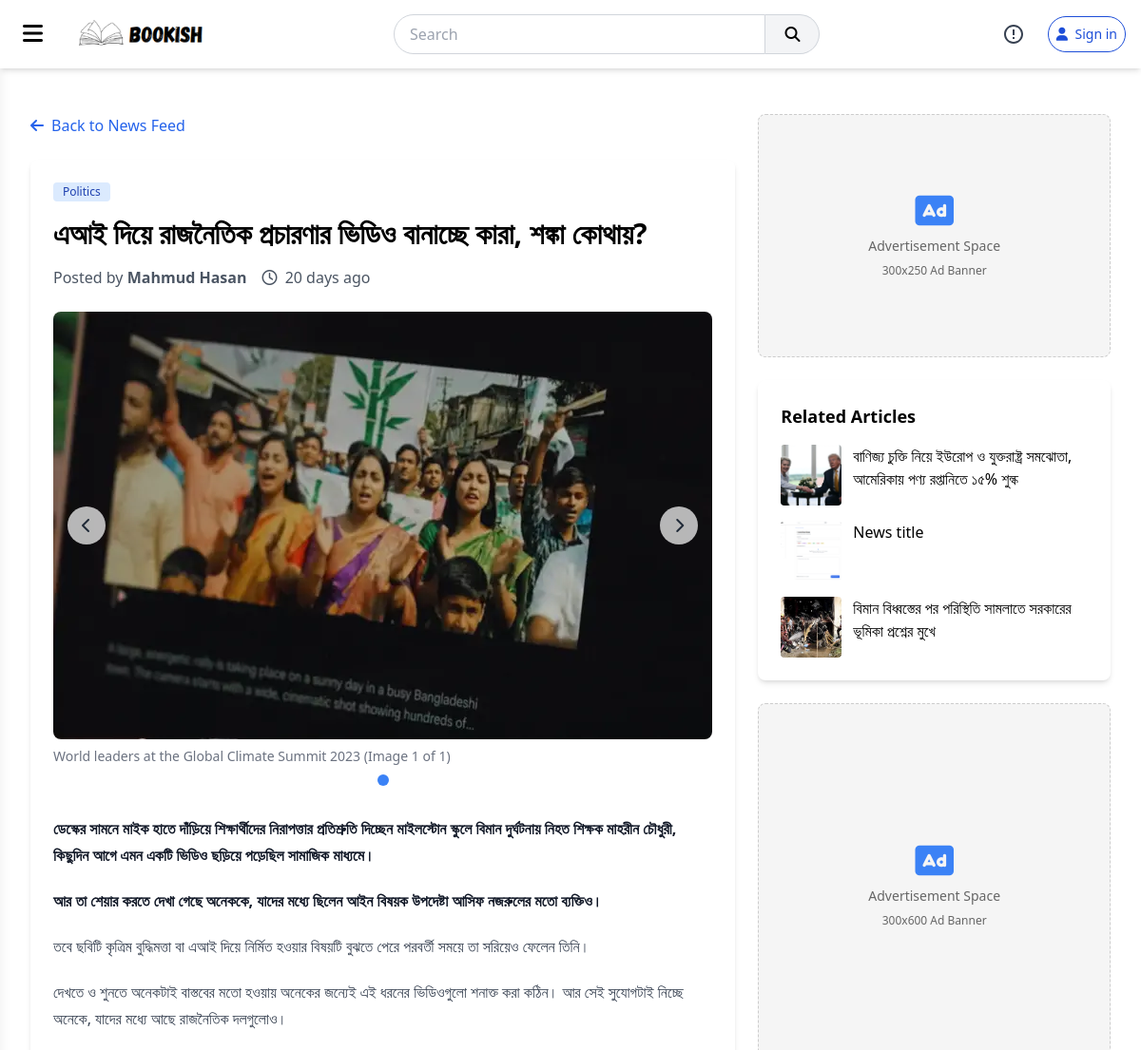
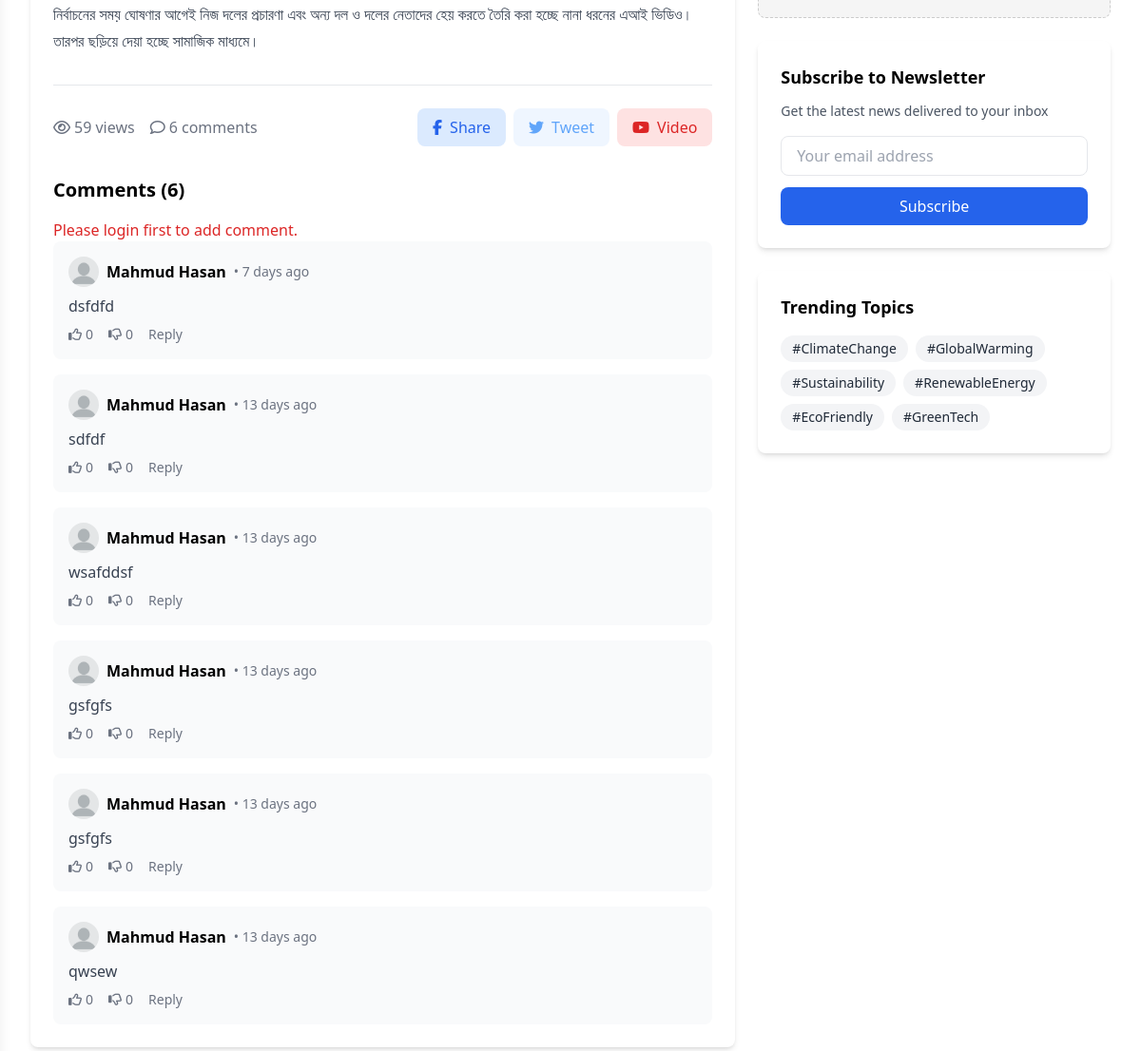
Screenshot of /news/details/news-3 with the database file from the repository (2 pictures, top to bottom).
### main/models.py (models this page shows, shortened)
class News(models.Model):
    title = models.CharField(max_length=255)
    slug = AutoSlugField(populate_from='title', unique=True)
    description = models.TextField()
    content = CKEditor5Field(config_name="extends")
    author = models.ForeignKey(User, on_delete=models.CASCADE, related_name='news')
    category = models.ForeignKey(NewsCategory, on_delete=models.CASCADE, related_name='news', blank=True, null=True)
    published_date = models.DateTimeField(auto_now_add=True)
    updated_date = models.DateTimeField(auto_now=True)
    likes = models.ManyToManyField(User, related_name='liked_news', blank=True)
    dislikes = models.ManyToManyField(User, related_name='disliked_news', blank=True)
    views = models.PositiveIntegerField(default=0)
    publish = models.BooleanField(default=False)

class NewsCategory(models.Model):
    name = models.CharField(max_length=50)
    slug = AutoSlugField(populate_from="name", unique=True)
    def __str__(self):
        return self.name

class NewsImage(models.Model):
    news = models.ForeignKey(News, on_delete=models.CASCADE, related_name="images")
    image = models.ImageField(upload_to='news_images/')

class Comment(models.Model):
    book = models.ForeignKey(Book, on_delete=models.SET_NULL, related_name='comments', blank=True, null=True)
    news = models.ForeignKey(News, on_delete=models.SET_NULL, related_name='comments', blank=True, null=True)
    travel_story = models.ForeignKey(TravelStory, on_delete=models.SET_NULL, related_name='comments', blank=True, null=True)
    user = models.ForeignKey(User, on_delete=models.CASCADE)
    content = models.TextField()
    likes = models.ManyToManyField(User, related_name="liked_comment", blank=True)
    dislikes = models.ManyToManyField(User, related_name="disliked_comment", blank=True)
    created_at = models.DateTimeField(auto_now_add=True)
    updated_at = models.DateTimeField(auto_now=True)
    parent = models.ForeignKey('self', on_delete=models.CASCADE, null=True, blank=True, related_name='replies')

### accounts/models.py (models this page shows, shortened)
class UserProfile(models.Model):
    user = models.OneToOneField(User, on_delete=models.CASCADE)
    full_name = models.CharField(max_length=100, blank=True, null=True)
    bio = models.TextField(blank=True, null=True)
    profile_picture = models.ImageField(upload_to='profile_pics/', default='profile_pics/default.png')
    created_at = models.DateTimeField(auto_now_add=True)
    updated_at = models.DateTimeField(auto_now=True)

### news/views.py (the view)
# urls.py: path('details/<str:slug>', views.news_details, name="news_details"),
def news_details(request, slug):
    news = News.objects.select_related('author__userprofile').prefetch_related(
        'images'
    ).get(slug=slug)
    user = request.user if request.user.is_authenticated else None
    if user:
        log_news_view(news=news, user=user)
    else:
        log_news_view(news=news)
    news.views = news.news_views.count()
    news.save()
    comments = Comment.objects.filter(news=news).select_related(
        'news__author__userprofile'
        ).annotate(
            likes_count=Count('likes'),
            dislikes_count=Count('dislikes')
        ).order_by('-created_at')
    related_news = News.objects.order_by('?').prefetch_related(
            'images'
        ).exclude(id__in=[news.id])[:3]
    return render(request, 'news/news_details.html', {'news': news, 'comments': comments, 'related_news': related_news})

### templates/news/news_details.html (shortened to what this page needs)
{% extends 'base.html' %}
{% load static %}
{% load custom_filters %}
{% block content %}
    <div class="container mx-auto px-4 py-8 max-w-7xl">
        <div class="flex flex-col lg:flex-row gap-6">
            <div class="w-full lg:w-2/3">
                <a href="{% url 'news:news_feed' %}" class="flex items-center text-blue-600 hover:text-blue-800 mb-6">
                    <i class="fas fa-arrow-left mr-2"></i> Back to News Feed
                </a>
                <article class="bg-white rounded-lg shadow-md overflow-hidden">
                    <div class="p-6">
                        <header class="mb-6">
                            <div class="flex items-center mb-4">
                                <span class="bg-blue-100 text-blue-800 text-xs font-medium px-2.5 py-0.5 rounded">{{news.category}}</span>
                            </div>
                            <h1 class="text-3xl font-bold mb-4">{{news.title}}</h1>
                            <div class="flex items-center text-gray-600">
                                <span class="mr-4">Posted by <span class="font-semibold">{{news.author.userprofile.full_name}}</span></span>
                                <span><i class="far fa-clock mr-1"></i> {{news.published_date|time_since}}</span>
                            </div>
                        </header>
                        <div class="mb-8 gallery-container">
                            <div class="relative overflow-hidden rounded-lg" style="height: 450px;">
                                {% for image in news.images.all %}
                                <img src="{{image.image.url}}"
                                     alt=""
                                     class="gallery-image {% if forloop.first %}active{% else %}hidden{% endif %} w-full h-full object-cover">
                                {% endfor %}
                                <button class="gallery-nav-btn prev-btn" onclick="prevImage()">
                                    <i class="fas fa-chevron-left text-gray-800"></i>
                                </button>
                                <button class="gallery-nav-btn next-btn" onclick="nextImage()">
                                    <i class="fas fa-chevron-right text-gray-800"></i>
                                </button>
                            </div>
                            <p class="text-sm text-gray-500 mt-2">
                                World leaders at the Global Climate Summit 2023 (Image <span id="current-image-number">1</span> of {{news.images.count}})
                            </p>
                            <div class="gallery-indicators">
                                {% for image in news.images.all %}
                                <div class="indicator {% if forloop.first %}active{% endif %}" data-index="{{forloop.counter0}}" onclick="goToImage({{forloop.counter0}})"></div>
                                {% endfor %}
                            </div>
                        </div>
                        <div class="prose max-w-none mb-8">
                            {{news.content|safe}}
                        </div>
                        <footer class="border-t border-gray-200 pt-6">
                            <div class="flex justify-between items-center mb-6">
                                <div class="flex space-x-4 text-gray-500">
                                    <span class="flex items-center">
                                        <i class="far fa-eye mr-1"></i> {{news.views}} views
                                    </span>
                                    <span class="flex items-center">
                                        <i class="far fa-comment mr-1"></i> {{news.comments.count}} comments
                                    </span>
                                </div>
                                <div class="flex space-x-2">
                                    <button class="px-4 py-2 bg-blue-100 text-blue-600 rounded-lg hover:bg-blue-200">
                                        <i class="fab fa-facebook-f mr-2"></i>Share
                                    </button>
                                    <button class="px-4 py-2 bg-blue-50 text-blue-400 rounded-lg hover:bg-blue-100">
                                        <i class="fab fa-twitter mr-2"></i>Tweet
                                    </button>
                                    <button class="px-4 py-2 bg-red-100 text-red-600 rounded-lg hover:bg-red-200">
                                        <i class="fab fa-youtube mr-2"></i>Video
                                    </button>
                                </div>
                            </div>
                            <div class="mt-8">
                                <h3 class="text-xl font-bold mb-4">Comments ({{news.comments.count}})</h3>
                                {% if user.is_authenticated %}
                                <form action="{%url 'news:comments' %}" method="post" class="mb-8" id="comment_form">
                                    {% csrf_token %}
                                    <input type="hidden" name="id" value="{{news.id}}" id="">
                                    <input type="hidden" name="type" value="news" id="">
                                    <input type="hidden" name="user" value="{{request.user.id}}" id="">
                                    <textarea name="content" class="w-full px-4 py-2 border border-gray-300 rounded-lg focus:outline-none focus:ring-2 focus:ring-blue-500" rows="3" placeholder="Add your comment..."></textarea>
                                    <div class="flex justify-end mt-2">
                                        <button type="submit" class="px-4 py-2 bg-blue-600 text-white rounded-lg hover:bg-blue-700">Post Comment</button>
                                    </div>
                                </form>
                                {% else %}
                                <div class="text-red-600">Please login first to add comment.</div>
                                {% endif %}
                                <div class="space-y-4">
                                     {% for comment in comments %}
                                    <div class="bg-gray-50 p-4 rounded-lg">
                                        <div class="flex items-center mb-2">
                                            <image class="w-8 h-8  rounded-full flex items-center justify-center text-white font-bold mr-2"
                                            src="{{comment.user.userprofile.profile_picture.url}}">
                                            <span class="font-semibold">{{comment.user.userprofile.full_name}}</span>
                                            <span class="text-gray-500 text-sm ml-2">• {{comment.created_at|time_since}}</span>
                                        </div>
                                        <p class="text-gray-700">{{comment.content}}</p>
                                        <div class="flex items-center mt-2 text-sm text-gray-500">
                                            <button class="flex items-center mr-4 hover:text-blue-600">
                                                <i class="far fa-thumbs-up mr-1"></i> {{comment.likes_count}}
                                            </button>
                                            <button class="flex items-center mr-4 hover:text-blue-600">
                                                <i class="far fa-thumbs-down mr-1"></i> {{comment.dislikes_count}}
                                            </button>
                                            <button class="hover:text-blue-600">Reply</button>
                                        </div>
                                    </div>
                                    {% endfor %}
                                </div>
                            </div>
                        </footer>
                    </div>
                </article>
            </div>
            <div class="w-full lg:w-1/3 space-y-6">
                <div class="ad-container rounded-lg p-4 h-64">
                    <div class="text-center">
                        <i class="fas fa-ad text-4xl mb-2 text-blue-500"></i>
                        <p>Advertisement Space</p>
                        <p class="text-xs mt-2">300x250 Ad Banner</p>
                    </div>
                </div>
                <div class="bg-white rounded-lg shadow-md p-6">
                    <h3 class="font-bold text-lg mb-4">Related Articles</h3>
                    <div class="space-y-4">
                        {% for article in related_news %}
                        <a href="{% url "news:news_details" article.slug %}" class="block group">
                            <div class="flex items-start">
                                <img src="{{article.images.first.image.url}}"
                                     alt="Related article"
                                     class="w-16 h-16 object-cover rounded mr-3">
                                <div>
                                    <h4 class="font-medium group-hover:text-blue-600">{{article.title}}</h4>
                                </div>
                            </div>
                        </a>
                        {% endfor %}
                    </div>
                </div>
                <div class="ad-container rounded-lg p-4 h-96">
                    <div class="text-center">
                        <i class="fas fa-ad text-4xl mb-2 text-blue-500"></i>
                        <p>Advertisement Space</p>
                        <p class="text-xs mt-2">300x600 Ad Banner</p>
                    </div>
                </div>
                <div class="bg-white rounded-lg shadow-md p-6">
                    <h3 class="font-bold text-lg mb-3">Subscribe to Newsletter</h3>
                    <p class="text-gray-600 text-sm mb-4">Get the latest news delivered to your inbox</p>
                    <form>
                        <input type="email" placeholder="Your email address" class="w-full px-4 py-2 border rounded-lg mb-3">
                        <button type="submit" class="w-full bg-blue-600 text-white py-2 rounded-lg hover:bg-blue-700 transition">Subscribe</button>
                    </form>
                </div>
                <div class="bg-white rounded-lg shadow-md p-6">
                    <h3 class="font-bold text-lg mb-4">Trending Topics</h3>
                    <div class="flex flex-wrap gap-2">
                        <a href="#" class="px-3 py-1 bg-gray-100 text-gray-800 rounded-full text-sm hover:bg-gray-200">#ClimateChange</a>
                        <a href="#" class="px-3 py-1 bg-gray-100 text-gray-800 rounded-full text-sm hover:bg-gray-200">#GlobalWarming</a>
                        <a href="#" class="px-3 py-1 bg-gray-100 text-gray-800 rounded-full text-sm hover:bg-gray-200">#Sustainability</a>
                        <a href="#" class="px-3 py-1 bg-gray-100 text-gray-800 rounded-full text-sm hover:bg-gray-200">#RenewableEnergy</a>
                        <a href="#" class="px-3 py-1 bg-gray-100 text-gray-800 rounded-full text-sm hover:bg-gray-200">#EcoFriendly</a>
                        <a href="#" class="px-3 py-1 bg-gray-100 text-gray-800 rounded-full text-sm hover:bg-gray-200">#GreenTech</a>
                    </div>
                </div>
            </div>
        </div>
    </div>
{% endblock %}

### rows the page displays
News: category "Politics", title "এআই দিয়ে রাজনৈতিক প্রচারণার ভিডিও বানাচ্ছে কারা, শঙ্কা কোথায়?", author.userprofile.full_name "Mahmud Hasan", published_date "20 days ago", images.count "1", content "ডেস্কের সামনে মাইক হাতে দাঁড়িয়ে শিক্ষার্থীদের নিরাপত্তার প্রতিশ্রুতি দিচ্ছেন মাইলস্টোন স্কুলে বিমান দুর্ঘটনায় নিহত শিক্ষক মাহরীন চৌধুরী, কিছুদিন আগে এমন একটি ভিডিও ছড়িয়ে পড়েছিল সামাজিক মাধ্যমে। আর তা শেয়ার করতে দেখা গেছে অনেককে, যাদের মধ্যে ছিলেন আইন বিষয়ক উপদেষ্টা আসিফ নজরুলের মতো ব্যক্তিও। তবে ছবিটি কৃত্রিম বুদ্ধিমত্তা বা এআই দিয়ে নির্মিত হওয়ার বিষয়টি বুঝতে পেরে পরবর্তী সময়ে তা সরিয়েও ফেলেন তিনি। দেখতে ও শুনতে অনেকটাই বাস্তবের মতো হওয়ায় অনেকের জন্যেই এই ধরনের ভিডিওগুলো শনাক্ত করা কঠিন। আর সেই সুযোগটাই নিচ্ছে অনেকে, যাদের মধ্যে আছে রাজনৈতিক দলগুলোও। নির্বাচনের সময় ঘোষণার আগেই নিজ দলের প্রচারণা এবং অন্য দল ও দলের নেতাদের হেয় করতে তৈরি করা হচ্ছে নানা ধরনের এআই ভিডিও। তারপর ছড়িয়ে দেয়া হচ্ছে…", views "59", comments.count "6"
NewsImage: image (picture)
Comment: user.userprofile.profile_picture (placeholder picture), user.userprofile.full_name "Mahmud Hasan", created_at "7 days ago", content "dsfdfd", likes_count "0", dislikes_count "0"
Comment: user.userprofile.profile_picture (placeholder picture), user.userprofile.full_name "Mahmud Hasan", created_at "13 days ago", content "sdfdf", likes_count "0", dislikes_count "0"
Comment: user.userprofile.profile_picture (placeholder picture), user.userprofile.full_name "Mahmud Hasan", created_at "13 days ago", content "wsafddsf", likes_count "0", dislikes_count "0"
Comment: user.userprofile.profile_picture (placeholder picture), user.userprofile.full_name "Mahmud Hasan", created_at "13 days ago", content "gsfgfs", likes_count "0", dislikes_count "0"
Comment: user.userprofile.profile_picture (placeholder picture), user.userprofile.full_name "Mahmud Hasan", created_at "13 days ago", content "gsfgfs", likes_count "0", dislikes_count "0"
Comment: user.userprofile.profile_picture (placeholder picture), user.userprofile.full_name "Mahmud Hasan", created_at "13 days ago", content "qwsew", likes_count "0", dislikes_count "0"
News: images.first.image (picture), title "বাণিজ্য চুক্তি নিয়ে ইউরোপ ও যুক্তরাষ্ট্র সমঝোতা, আমেরিকায় পণ্য রপ্তানিতে ১৫% শুল্ক"
News: images.first.image (picture), title "News title"
News: images.first.image (picture), title "বিমান বিধ্বস্তের পর পরিস্থিতি সামলাতে সরকারের ভূমিকা প্রশ্নের মুখে"
